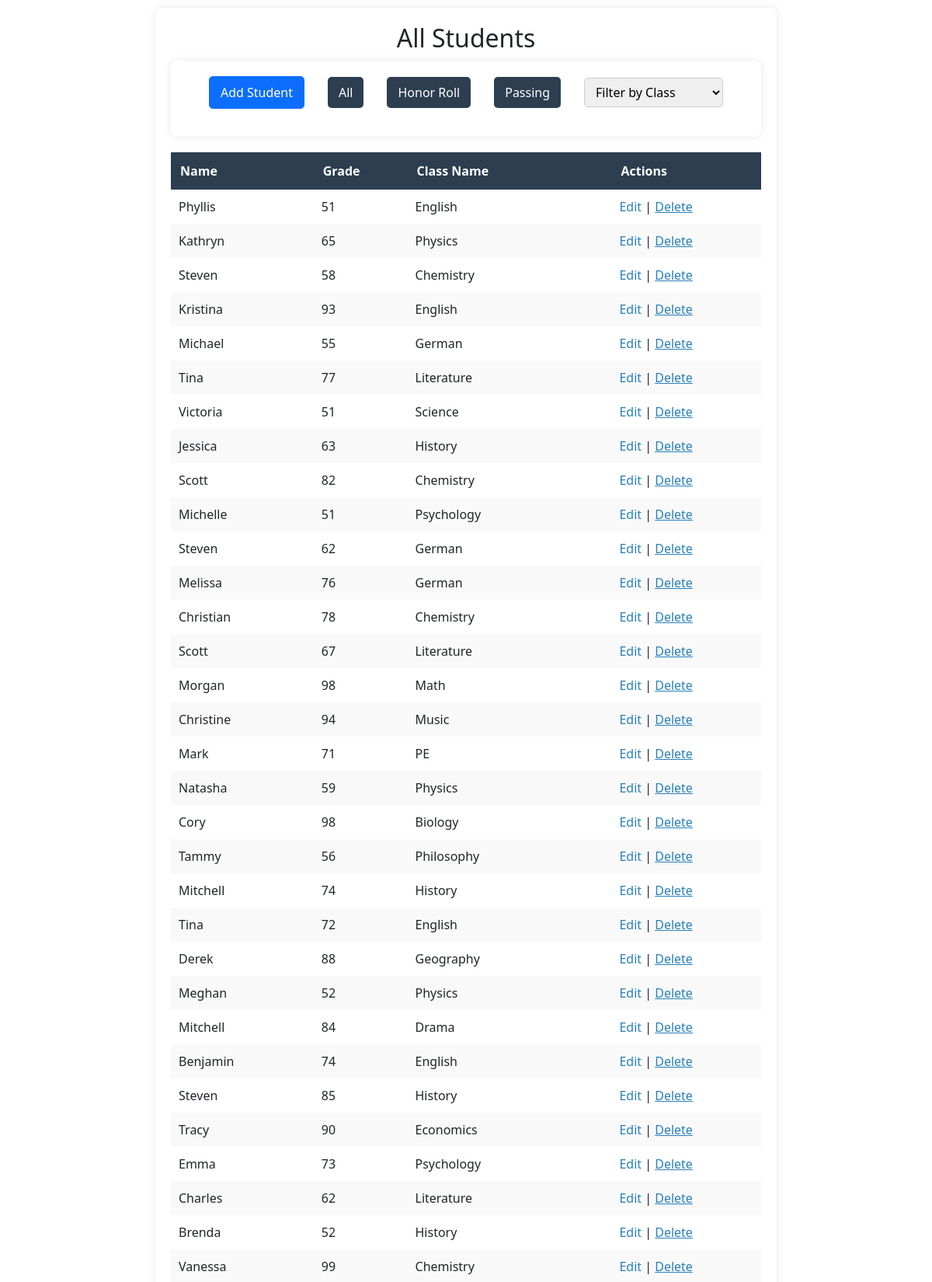
The page / (upper part) on the database its author committed.
### tables this page shows
CREATE TABLE students (
    id INTEGER PRIMARY KEY AUTOINCREMENT,
    name TEXT NOT NULL,
    class_id INTEGER,
    grade INTEGER,
    FOREIGN KEY (class_id) REFERENCES classes(id)
);

CREATE TABLE classes (
    id INTEGER PRIMARY KEY AUTOINCREMENT,
    name TEXT NOT NULL
);

### app.py (the view)
@app.route('/')
def index():
    min_grade = request.args.get('min_grade')
    class_id = request.args.get('class_id')
    conn = sqlite3.connect('workshop_sample.db')
    conn.row_factory = sqlite3.Row
    query = '''
        SELECT students.id, students.name, students.grade, classes.name as class_name
        FROM students
        JOIN classes ON students.class_id = classes.id
        WHERE 1=1
    '''
    params = []
    if min_grade:
        query += ' AND grade >= ?'
        params.append(min_grade)
    if class_id:
        query += ' AND class_id = ?'
        params.append(class_id)
    students = conn.execute(query, params).fetchall()
    conn.close()
    classes = get_classes()
    return render_template('index.html', students=students, classes=classes)

### app.py (called while the page is built)
def get_classes():
    conn = sqlite3.connect('workshop_sample.db')
    conn.row_factory = sqlite3.Row
    classes = conn.execute('SELECT * FROM classes').fetchall()
    conn.close()
    return classes

### templates/index.html (shortened to what this page needs)
<!DOCTYPE html>
<html>
<head>
    <link rel="stylesheet" href="{{ url_for('static', filename='style.css') }}">
    <link href="https://cdn.jsdelivr.net/npm/bootstrap@5.3.3/dist/css/bootstrap.min.css" rel="stylesheet">
</head>
<body>
<section>
    <h2>All Students</h2>
    <nav>
        <ul class="filter-toolbar">
            <li>
                <button type="button" class="btn btn-primary" data-bs-toggle="modal" data-bs-target="#addStudentModal">
                    Add Student
                </button>
            </li>
            <li><a href="/" class="button">All</a></li>
            <li><a href="/?min_grade=90" class="button">Honor Roll</a></li>
            <li><a href="/?min_grade=70" class="button">Passing</a></li>
            <li>
            <form method="GET" action="/">
                <select name="class_id" onchange="this.form.submit()">
                <option value="">Filter by Class</option>
                </select>
            </form>
            </li>
        </ul>
    </nav>
    <table>
        <thead>
            <tr>
            <th>Name</th>
            <th>Grade</th>
            <th>Class Name</th>
            <th>Actions</th>
            </tr>
        </thead>
        <tbody>
            {% for student in students %}
            <tr>
            <td>{{ student['name'] }}</td>
            <td>{{ student['grade'] }}</td>
            <td>{{ student['class_name'] }}</td>
            <td>
            <a href="/edit/{{ student['id'] }}">Edit</a> |
            <form action="/delete/{{ student['id'] }}" method="POST" style="display:inline;" onsubmit="return confirm('Are you sure you want to delete this student?');">
                <button type="submit" style="background:none; border:none; color:#2980b9; text-decoration:underline; cursor:pointer; padding:0;">
                Delete
                </button>
            </form>
            </td>
            </tr>
            {% endfor %}
        </tbody>
    </table>
</section>
</body>
</html>

### static/style.css (style rules this page uses)
*, html, body { scroll-behavior: smooth !important; }
body { background-color: #f4f4f4; font-family: 'Segoe UI', sans-serif; margin: 0; padding: 0; }
.filter-toolbar .btn { padding: 8px 14px; font-size: 1rem; border-radius: 5px; }
header, nav, section, footer { padding: 20px; margin: 10px auto; max-width: 800px; background: white; border-radius: 8px; box-shadow: 0 0 10px rgba(0,0,0,0.1); }
h1, h2 { color: #2c3e50; text-align: center; }
nav ul { display: flex; justify-content: center; list-style: none; padding: 0; }
nav li { margin: 0 10px; }
table { width: 100%; border-collapse: collapse; margin-top: 10px; }
th, td { padding: 10px; border: 1px solid #ccc; text-align: left; }
form { display: flex; flex-direction: column; gap: 10px; }
input, button { padding: 8px; font-size: 1rem; border: 1px solid #ccc; border-radius: 5px; }
button { background-color: #2c3e50; color: white; cursor: pointer; }
table { width: 100%; border-collapse: collapse; margin-top: 20px; font-size: 16px; }
thead { background-color: #2c3e50; color: #ffffff; }
th { padding: 12px; text-align: left; border-bottom: 2px solid #ddd; }
td { padding: 10px; border-bottom: 1px solid #ddd; }
tbody tr:nth-child(even) { background-color: #f9f9f9; }
tbody tr:nth-child(odd) { background-color: #ffffff; }
td a { color: #2980b9; text-decoration: none; }
.filter-toolbar { display: flex; justify-content: center; align-items: center; list-style: none; padding: 0; gap: 10px; }
.filter-toolbar li a.button { display: inline-block; padding: 8px 14px; background-color: #2c3e50; color: #fff; text-decoration: none; border-radius: 5px; transition: background-color 0.2s ease; }
.filter-toolbar form select { padding: 6px 10px; font-size: 1rem; border: 1px solid #ccc; border-radius: 5px; }

### rows shown on the page
students: name "Phyllis", grade "51", class_name "English"
students: name "Kathryn", grade "65", class_name "Physics"
students: name "Steven", grade "58", class_name "Chemistry"
students: name "Kristina", grade "93", class_name "English"
students: name "Michael", grade "55", class_name "German"
students: name "Tina", grade "77", class_name "Literature"
students: name "Victoria", grade "51", class_name "Science"
students: name "Jessica", grade "63", class_name "History"
students: name "Scott", grade "82", class_name "Chemistry"
students: name "Michelle", grade "51", class_name "Psychology"
students: name "Steven", grade "62", class_name "German"
students: name "Melissa", grade "76", class_name "German"
students: name "Christian", grade "78", class_name "Chemistry"
students: name "Scott", grade "67", class_name "Literature"
students: name "Morgan", grade "98", class_name "Math"
students: name "Christine", grade "94", class_name "Music"
students: name "Mark", grade "71", class_name "PE"
students: name "Natasha", grade "59", class_name "Physics"
students: name "Cory", grade "98", class_name "Biology"
students: name "Tammy", grade "56", class_name "Philosophy"
students: name "Mitchell", grade "74", class_name "History"
students: name "Tina", grade "72", class_name "English"
students: name "Derek", grade "88", class_name "Geography"
students: name "Meghan", grade "52", class_name "Physics"
students: name "Mitchell", grade "84", class_name "Drama"
students: name "Benjamin", grade "74", class_name "English"
students: name "Steven", grade "85", class_name "History"
students: name "Tracy", grade "90", class_name "Economics"
students: name "Emma", grade "73", class_name "Psychology"
students: name "Charles", grade "62", class_name "Literature"
students: name "Brenda", grade "52", class_name "History"
students: name "Vanessa", grade "99", class_name "Chemistry"
